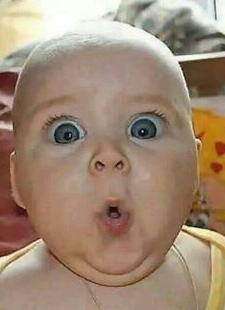
%> input picture 225x310 wowed baby.png, 225 x 310 px
$ octave chking_imhistmatch.m   (GNU Octave 9; MATLAB toolbox functions it lacks are replaced by stand-ins)
%> lines starting %> are read from the running program, lines starting %| are printed output that depends on the picture
I=imread('225x310 wowed baby.png');
%> I is the input picture: size 310x225x3 uint8; mean R, G, B 160.1, 137, 116.6
ref=imread('280x335 laughing baby.png');
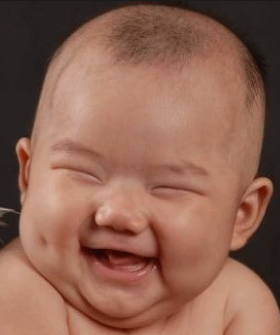
%> input picture 280x335 laughing baby.png, 280 x 335 px
%> ref is the input picture: size 335x280x3 uint8; mean R, G, B 142.8, 99.6, 83
I=rgb2gray(I);
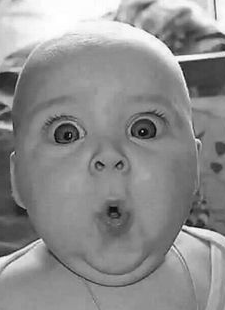
%> I: size 310x225 uint8; min 0, max 255, mean 141.6
ref=rgb2gray(ref);
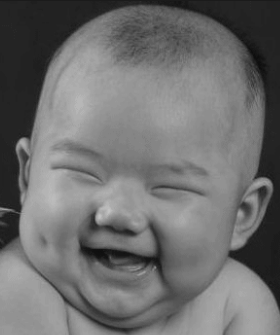
%> ref: size 335x280 uint8; min 14, max 195, mean 110.6
J=imhistmatch(I,ref);
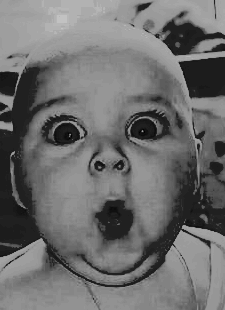
%> J: size 310x225 uint8; min 0, max 194, mean 109.3
bin=30;
subplot(3,2,1),imhist(I,bin),title('Input Histogram');
subplot(3,2,2),imshow(I),title('Input image');
subplot(3,2,3),imhist(ref,bin),title('Refarance Histogram');
subplot(3,2,4),imshow(ref),title('Refarance image');
subplot(3,2,5),imhist(J,bin),title('output Histogram');
subplot(3,2,6),imshow(J),title('output image');
%> after `title('output image')`:
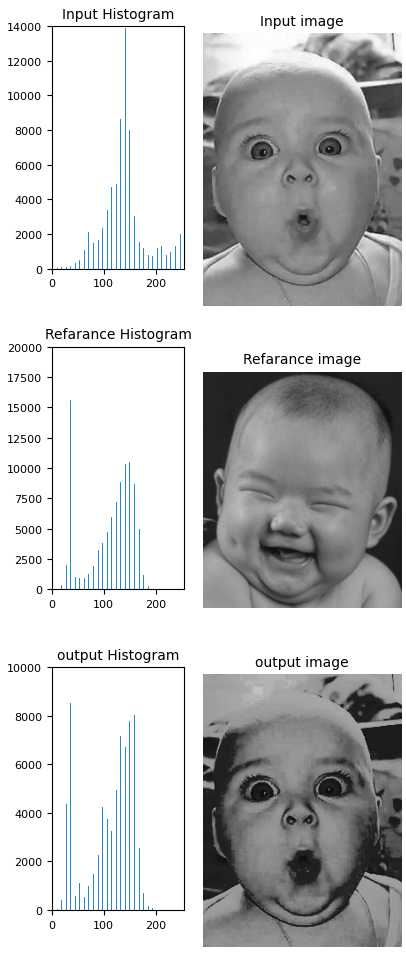
%> figure redrawn from the program's plot data, 6 panels
